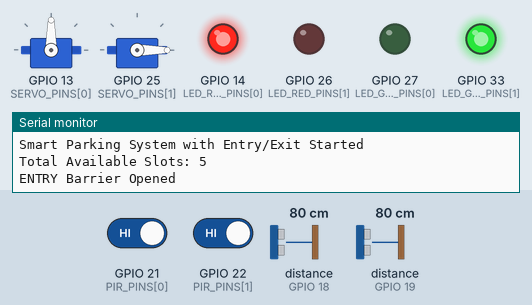
This sketch was run on a simulated ESP32. Parts: 2 × servo, output pins drawn as LEDs (lit = HIGH), the last lines printed to the serial monitor. Wiring (inferred from the names in the program): 2 × ultrasonic range finder: trigger GPIO 5, echo GPIO 18 / trigger GPIO 23, echo GPIO 19. Inputs (shaded band) come from the test bench; at power-on: GPIO 21 (PIR_PINS[0]) HIGH, GPIO 22 (PIR_PINS[1]) HIGH, distance to the obstacle (sensors on GPIO 18, GPIO 19) 80 cm. The echo pulse lasts 58.3 µs per cm; pins used as bus, display or sensor lines are not drawn.

Above: at 0.05 s.
At 5.5 s:
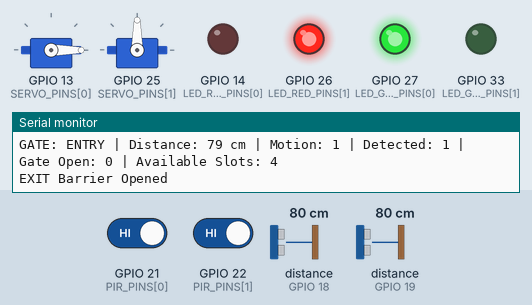
At 11.0 s:
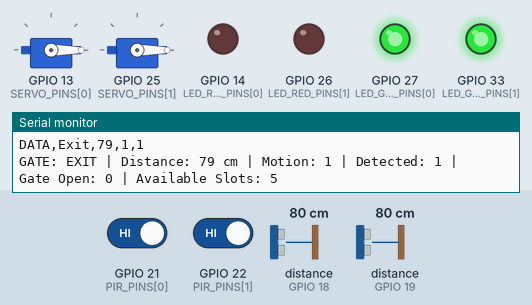
Timing chart, 0 to 14.3 s (numbered marks = the images above):
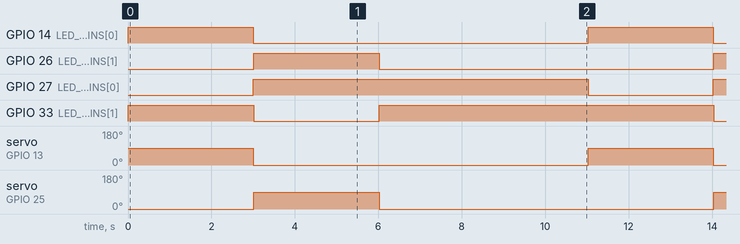

Measured:
- by itself, GPIO 14 (LED_RED_PINS[0]), GPIO 26 (LED_RED_PINS[1]): alternates HIGH for 3.0 s and LOW for 8.0 s
- by itself, GPIO 27 (LED_GREEN_PINS[0]), GPIO 33 (LED_GREEN_PINS[1]): alternates HIGH for 8.0 s and LOW for 3.0 s
- by itself, servo on GPIO 13 (SERVO_PINS[0]), servo on GPIO 25 (SERVO_PINS[1]): alternates 90° for 3.0 s and 0° for 8.0 s

The sketch:

sps.ino
```cpp
#include <ESP32Servo.h>
#include <WiFi.h>
#include <HTTPClient.h>

#define ENTRY_INDEX 0
#define EXIT_INDEX 1
#define NUM_GATES 2
#define MAX_PARKING_SLOTS 5

const uint8_t TRIG_PINS[] = {5, 23};      // Entry, Exit
const uint8_t ECHO_PINS[] = {18, 19};
const uint8_t PIR_PINS[] = {21, 22};
const uint8_t SERVO_PINS[] = {13, 25};
const uint8_t LED_RED_PINS[] = {14, 26};
const uint8_t LED_GREEN_PINS[] = {27, 33};

long duration[NUM_GATES];
int distance[NUM_GATES];
bool carDetected[NUM_GATES];
Servo servos[NUM_GATES];
bool gateOpen[NUM_GATES]; // Track gate state
bool lastGateOpen[NUM_GATES] = {false, false};


int availableSlots = MAX_PARKING_SLOTS;

void setup() {
  Serial.begin(115200);
  for (int i = 0; i < NUM_GATES; i++) {
    pinMode(TRIG_PINS[i], OUTPUT);
    pinMode(ECHO_PINS[i], INPUT);
    pinMode(PIR_PINS[i], INPUT);
    pinMode(LED_RED_PINS[i], OUTPUT);
    pinMode(LED_GREEN_PINS[i], OUTPUT);
    digitalWrite(LED_RED_PINS[i], LOW);    // Red ON (Barrier closed initially)
    digitalWrite(LED_GREEN_PINS[i], HIGH); // Green OFF
    gateOpen[i] = false; // Initialize gates as closed

    ESP32PWM::allocateTimer(i);
    servos[i].setPeriodHertz(50);
    servos[i].attach(SERVO_PINS[i], 500, 2500);
    servos[i].write(0); // Barrier down initially
  }

  Serial.println("Smart Parking System with Entry/Exit Started");
  Serial.print("Total Available Slots: ");
  Serial.println(availableSlots);
}

void loop() {
  for (int i = 0; i < NUM_GATES; i++) {
    digitalWrite(TRIG_PINS[i], LOW);
    delayMicroseconds(2);
    digitalWrite(TRIG_PINS[i], HIGH);
    delayMicroseconds(10);
    digitalWrite(TRIG_PINS[i], LOW);

    duration[i] = pulseIn(ECHO_PINS[i], HIGH);
    distance[i] = duration[i] * 0.034 / 2;
    bool motion = digitalRead(PIR_PINS[i]);
    carDetected[i] = (distance[i] < 50) || motion;

    if (i == ENTRY_INDEX) {
      // Entry logic
      if (carDetected[i] && !gateOpen[i]) {
        if (availableSlots > 0) {
          gateOpen[i] = true;
          lastGateOpen[i] = true; // <-- Log open state
          openBarrier(i, "ENTRY");
          availableSlots--;
          delay(3000); // Simulate entry time
          closeBarrier(i, "ENTRY");
          gateOpen[i] = false; // Set gate as closed
        } else {
          closeBarrier(i, "ENTRY");
          Serial.println("ENTRY: Car Detected but Parking Full - Access Denied");
        }
      } else if (!carDetected[i] && gateOpen[i]) {
        closeBarrier(i, "ENTRY"); // Ensure gate closes if no car
        gateOpen[i] = false;
      }
    } else {
      // Exit logic
      if (carDetected[i] && !gateOpen[i]) {
        if (getExitPaymentStatus()) {
          openBarrier(i, "EXIT");
          lastGateOpen[i] = true;
          if (availableSlots < MAX_PARKING_SLOTS) {
            availableSlots++;
          }
          gateOpen[i] = true; // Set gate as open
          delay(3000); // Simulate exit time
          closeBarrier(i, "EXIT");
          gateOpen[i] = false; // Set gate as closed
          resetExitPaymentStatus();
        } else {
          closeBarrier(i, "EXIT");
          Serial.println("EXIT: Payment not completed - Access Denied");
          }
      }else if (!carDetected[i] && gateOpen[i]) {
        closeBarrier(i, "EXIT"); // gate closes if no car
        gateOpen[i] = false;
      }
    }

    // Output in DATA format with gate identifier
    Serial.print("DATA,");
    Serial.print(i == 0 ? "Entry" : "Exit");
    Serial.print(",");
    Serial.print(distance[i]);
    Serial.print(",");
    Serial.print(motion);
    Serial.print(",");
    Serial.print(lastGateOpen[i] ? 1 : 0); // Use gateOpen state for accuracy
    Serial.println();
    lastGateOpen[i] = false;

    // Status for debugging
    Serial.print("GATE: ");
    Serial.print(i == 0 ? "ENTRY" : "EXIT");
    Serial.print(" | Distance: ");
    Serial.print(distance[i]);
    Serial.print(" cm | Motion: ");
    Serial.print(motion);
    Serial.print(" | Detected: ");
    Serial.print(carDetected[i]);
    Serial.print(" | Gate Open: ");
    Serial.print(gateOpen[i]);
    Serial.print(" | Available Slots: ");
    Serial.println(availableSlots);
  }

  delay(5000); // Loop delay
}

// For Common Anode RGB LED (corrected logic for common anode)
void openBarrier(int index, const char* gateName) {
  servos[index].write(90);
  digitalWrite(LED_RED_PINS[index], HIGH);    // Red OFF
  digitalWrite(LED_GREEN_PINS[index], LOW);   // Green ON
  Serial.print(gateName);
  Serial.println(" Barrier Opened");
}

void closeBarrier(int index, const char* gateName) {
  servos[index].write(0);
  digitalWrite(LED_RED_PINS[index], LOW);     // Red ON
  digitalWrite(LED_GREEN_PINS[index], HIGH);  // Green OFF
  Serial.print(gateName);
  Serial.println(" Barrier Closed");
}


bool getExitPaymentStatus() {
  return true;  // Change this to false to simulate not paid
}

void resetExitPaymentStatus() {
  Serial.println("EXIT payment status reset to false (mock)");
}
```
